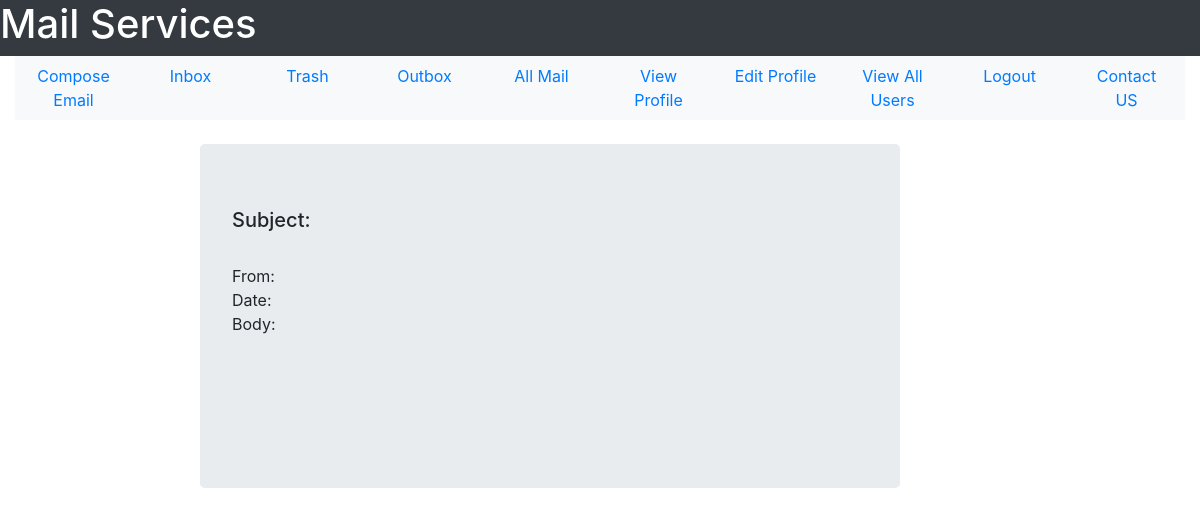
/view-mail/253, run on an earlier commit of the app's database.
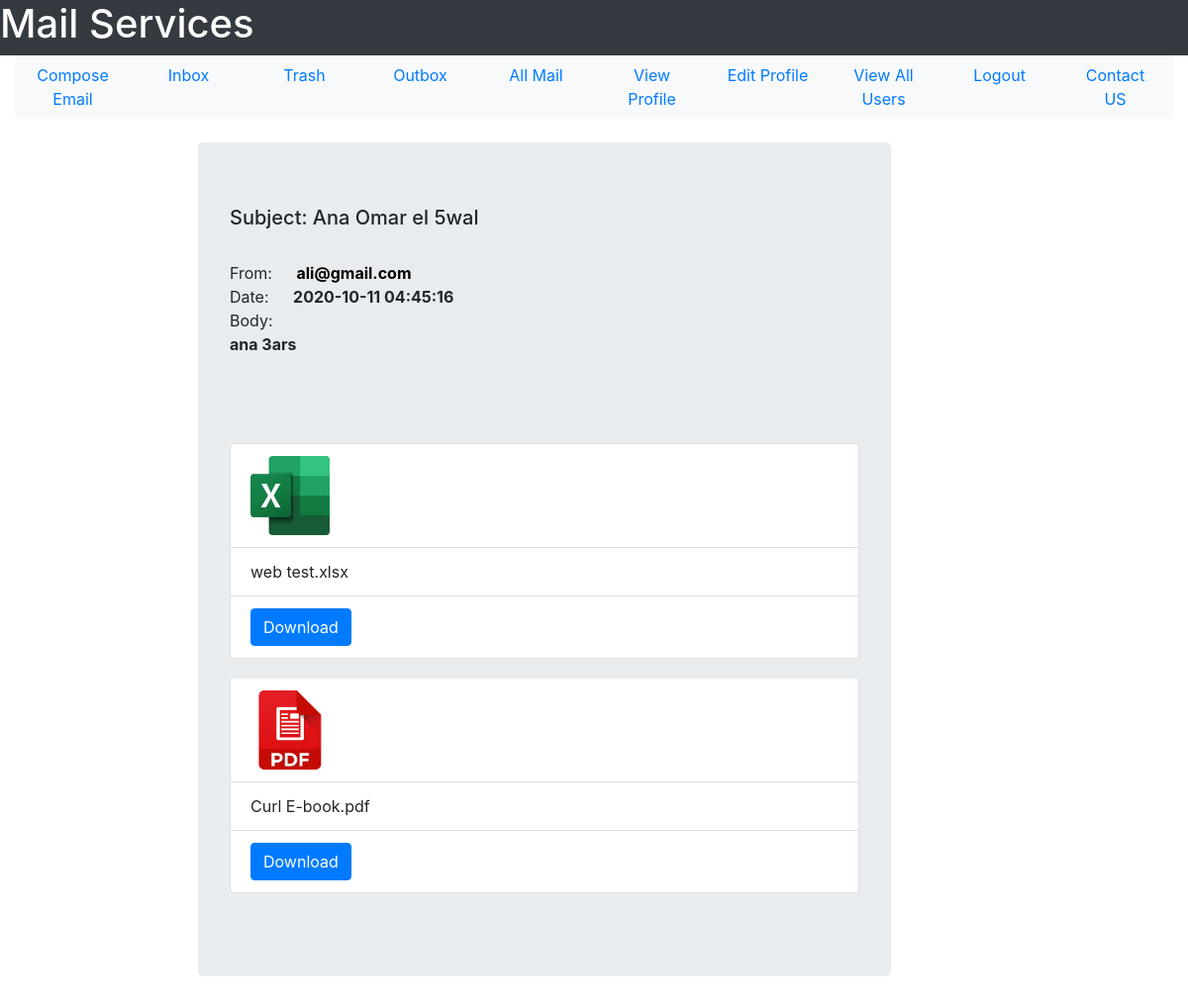
And on a later commit of the database.
### tables this page shows
CREATE TABLE mail(mail_id INTEGER PRIMARY KEY, sender_id INTEGER NOT NULL, receiver_id INTEGER NOT NULL, mail_subject TEXT, mail_body TEXT,  mail_date TEXT NOT NULL,mail_seen INTEGER DEFAULT 0 CHECK(mail_seen == 0 OR mail_seen == 1), sender_trashed INTEGER DEFAULT 0 CHECK(sender_trashed == 0 OR sender_trashed == 1), receiver_trashed INTEGER DEFAULT 0 CHECK(receiver_trashed == 0 OR receiver_trashed == 1), multiple_receivers INTEGER DEFAULT 0 CHECK(multiple_receivers == 0 OR multiple_receivers == 1), FOREIGN KEY(sender_id, receiver_id) REFERENCES user(user_id, user_id));

CREATE TABLE user(user_id INTEGER PRIMARY KEY, user_name TEXT NOT NULL, user_email TEXT NOT NULL, user_password TEXT  NOT NULL, user_gender TEXT NOT NULL, user_date_of_birth TEXT NOT NULL, user_city TEXT NOT NULL, user_country TEXT NOT NULL, user_contact INTEGER, user_account_creation_date TEXT NOT NULL, user_active INTEGER DEFAULT 0 CHECK(user_active == 1 OR user_active == 0), UNIQUE(user_email));

CREATE TABLE attachment(attachment_id INTEGER PRIMARY KEY, mail_id INTEGER NOT NULL, attachment_file TEXT NOT NULL, FOREIGN KEY(mail_id) REFERENCES mail(mail_id)ON DELETE CASCADE);

### User/User_Mail/user_mail.py (the view)
@user_mail_bp.route("/view-mail/<mail_id>")
def view_mail(mail_id):
    sqlite_connection = sqlite3.connect('MAIL_DB.db')
    select_mail_query = """SELECT sender_id, mail_subject, mail_body, mail_date FROM mail WHERE mail_id = ?;"""
    mail_record = sqlite_connection.execute(select_mail_query, (mail_id,))
    mail_data = {}
    for data in mail_record:
        mail_data['sender_mail'] = get_user_email(data[0])
        mail_data['mail_subject'] = data[1]
        mail_data['mail_body'] = data[2]
        mail_data['mail_date'] = remove_milli_seconds(data[3])
    if check_attachment_exist(mail_id):
        select_attachment_query = """SELECT attachment_file FROM attachment WHERE mail_id = ?;"""
        attach_record = sqlite_connection.execute(select_attachment_query, (mail_id,))
        attachments = []
        for file in attach_record:
            attachments.append(file[0])
        mail_data['attachments'] = attachments
    update_query = """UPDATE mail SET mail_seen = ? WHERE mail_id = ?;"""
    update_query_data = (1, mail_id)
    sqlite_connection.execute(update_query, update_query_data)
    sqlite_connection.commit()
    sqlite_connection.close()
    return render_template('User_Mail/view_mail.html', mail = mail_data)

### User/User_Mail/user_mail.py (called while the page is built)
def get_user_email(user_id):
    sqlite_connection = sqlite3.connect('MAIL_DB.db')
    select_user_query = """SELECT user_email FROM user WHERE user_id = ?;"""
    select_user_query_data = (user_id,)
    user_record = sqlite_connection.execute(select_user_query, select_user_query_data)
    user_email = ""
    for data in user_record:
        user_email = data[0]
    sqlite_connection.close()
    return user_email

def check_attachment_exist(mail_id):
    sqlite_connection = sqlite3.connect('MAIL_DB.db')
    search_file_query = """SELECT * FROM attachment WHERE mail_id = ?;"""
    search_file_query_data = (mail_id,)
    file_list = sqlite_connection.execute(search_file_query, search_file_query_data).fetchall()
    if len(file_list) == 0:
        sqlite_connection.close()
        return False
    else:
        sqlite_connection.close()
        return True

def remove_milli_seconds(full_date):
    date = datetime.strptime(full_date, '%Y-%m-%d %H:%M:%S.%f')
    return date.strftime('%Y-%m-%d %H:%M:%S')

### User/User_Mail/templates/User_Mail/view_mail.html (shortened to what this page needs)
<!DOCTYPE html>
<html lang = "en">
    <head>
        <link rel="stylesheet" href="https://maxcdn.bootstrapcdn.com/bootstrap/4.5.2/css/bootstrap.min.css">
    </head>
    <body>
        <div class = "container-fluid">
            <div class = "row bg-dark text-white">
                <h1>Mail Services</h1>
            </div>
            <div>
                <ul class = "nav nav-justified bg-light">
                    <li class = 'nav-item'>
                        <a href = "{{url_for('user_mail_bp.compose_email')}}" class = 'nav-link'>Compose Email</a>
                    </li>
                    <li class = 'nav-item'>
                        <a href = "{{url_for('user_mail_bp.see_inbox')}}" class = 'nav-link'>Inbox</a>
                    </li>
                    <li class = 'nav-item'>
                        <a href = "{{url_for('user_mail_bp.trash')}}" class = 'nav-link'>Trash</a>
                    </li>
                    <li class = 'nav-item'>
                        <a href = "{{url_for('user_mail_bp.see_outbox')}}" class = 'nav-link'>Outbox</a>
                    </li>
                    <li class = 'nav-item'>
                        <a href = "{{url_for('user_mail_bp.see_all_mail')}}" class = 'nav-link'>All Mail</a>
                    </li>
                    <li class = 'nav-item'>
                        <a href = "{{url_for('user_profile_bp.view_profile')}}" class = 'nav-link'>View Profile</a>
                    </li>
                    <li class = 'nav-item'>
                        <a href = "{{url_for('user_profile_bp.edit_profile_form')}}" class = 'nav-link'>Edit Profile</a>
                    </li>
                    <li class = 'nav-item'>
                        <a href = "{{url_for('user_profile_bp.view_all_users')}}" class = 'nav-link'>View All Users</a>
                    </li>
                    <li class = 'nav-item'>
                        <a href = "{{url_for('user_profile_bp.logout')}}" class = 'nav-link'>Logout</a>
                    </li>
                    <li class = 'nav-item'>
                        <a href = "{{url_for('user_profile_bp.contact_us')}}" class = 'nav-link'>Contact US</a>
                    </li>
                </ul>
            </div>
        <div class = "row">
            <div class = "col-2">
            </div>
                <div class = "jumbotron mt-4 mr-6" style = "width: 700px;">
                <h5>Subject: {{mail['mail_subject']}}</h5>
                <br>
                <span>From: </span><a href = "{{url_for('user_mail_bp.compose_to_email', user_mail = mail['sender_mail'])}}" style = "color: black;">
                    <strong style = "margin-left: 20px;">{{mail['sender_mail']}}</strong>
                </a>
                <br>
                <span>Date: </span><strong style = "margin-left: 20px;">{{mail['mail_date']}}</strong>
                <span style = "display: block;">Body:</span>
                <p>
                    <strong>{{mail['mail_body']}}</strong>
                </p>
                <br><br><br>
                    <ul class = "list-group">
                    {%if mail['attachments']:%}
                        {%for file in mail['attachments']%}
                            {%if ".pdf" in file:%}
                            <li class = "list-group-item">
                            <a href = "{{url_for('user_mail_bp.view_file', file_name = file )}}" id = "pdfFile">
                                <img src = "{{url_for('static', filename = 'images/pdf_icon.jpg')}}"
                                 width = '80px' height = '80px'>
                                </a>
                             </li>
                             <li class = "list-group-item">
                                 {{file}}
                             </li>
                             <li class = "list-group-item" style = "margin-bottom: 20px;">
                             <a href = "{{url_for('user_mail_bp.download_file', file_name = file)}}" class = "btn btn-primary">Download</a>
                             </li>
                        {%else%}
                        <li class = "list-group-item">
                            <a href = "#">
                                <img src = "{{url_for('static', filename = 'images/excel_icon.jpg')}}"
                             width = '80px' height = '80px' data-toggle = "modal" data-target = "#myModal"></a>
                             </li>
                             <li class = "list-group-item">
                                {{file}}
                                </li>
                                <li class = "list-group-item" style = "margin-bottom: 20px;">
                                    <a href = "{{url_for('user_mail_bp.download_file', file_name = file)}}" class = "btn btn-primary">Download</a>
                                </li>
                     {%endif%}
                        {%endfor%}
                    {%endif%}
                            </ul>
                </div>
            <div class = "col-3">
            </div>
        </div>
    </body>
</html>

What changed in the data, as far as the page shows it:
added mail: mail_subject "Ana Omar el 5wal", mail_body "ana 3ars"
now on this page (row unchanged): user: sender_mail "ali@gmail.com"
added attachment: attachment_file "web test.xlsx"
added attachment: attachment_file "Curl E-book.pdf"
Also different on the page:
{{ mail['mail_date'] }}: (not shown) → "2020-10-11 04:45:16"
